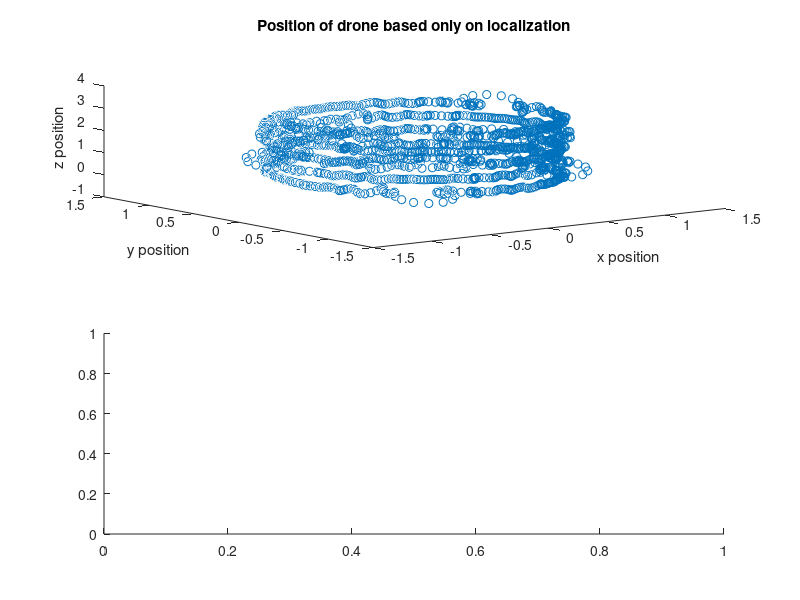

Source code (MATLAB): (Note: this script raises an error after producing the figure.)
%zad3
% plot3(x,y,z,'o')
% grid on
% axis equal

%zad4
load trajektoria1

grid on;
axis equal;
subplot(2,1,1);
plot3(x,y,z,'o');
title('Position of drone based only on localization');
xlabel('x position');
ylabel('y position');
zlabel('z position');

subplot(2,1,2);
N = 50;
[wsp, xa] = aproksymacjaWiel(n,x,N) ;
[wsp, ya] = aproksymacjaWiel(n,y,N) ;
[wsp, za] = aproksymacjaWiel(n,z,N) ;
plot3(xa,ya,za,'lineWidth', 4)
grid on
axis equal
title('Position of drone based on aproximation of localization');
xlabel('x position');
ylabel('y position');
zlabel('z position');
saveas(gcf,"171952_Marek_zad4.png")




